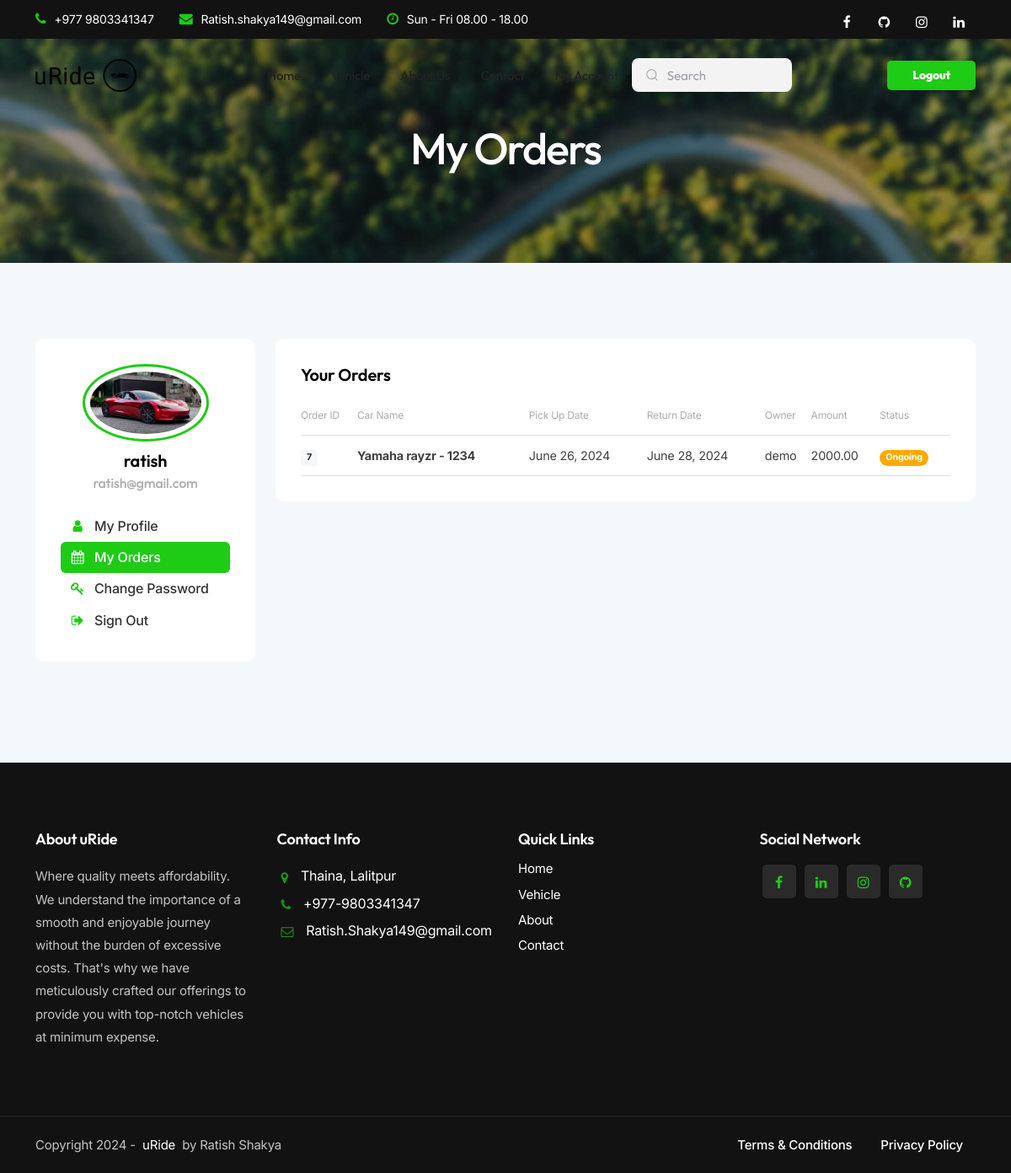
The page /account-booking/ (signed in) on the database as committed earlier.
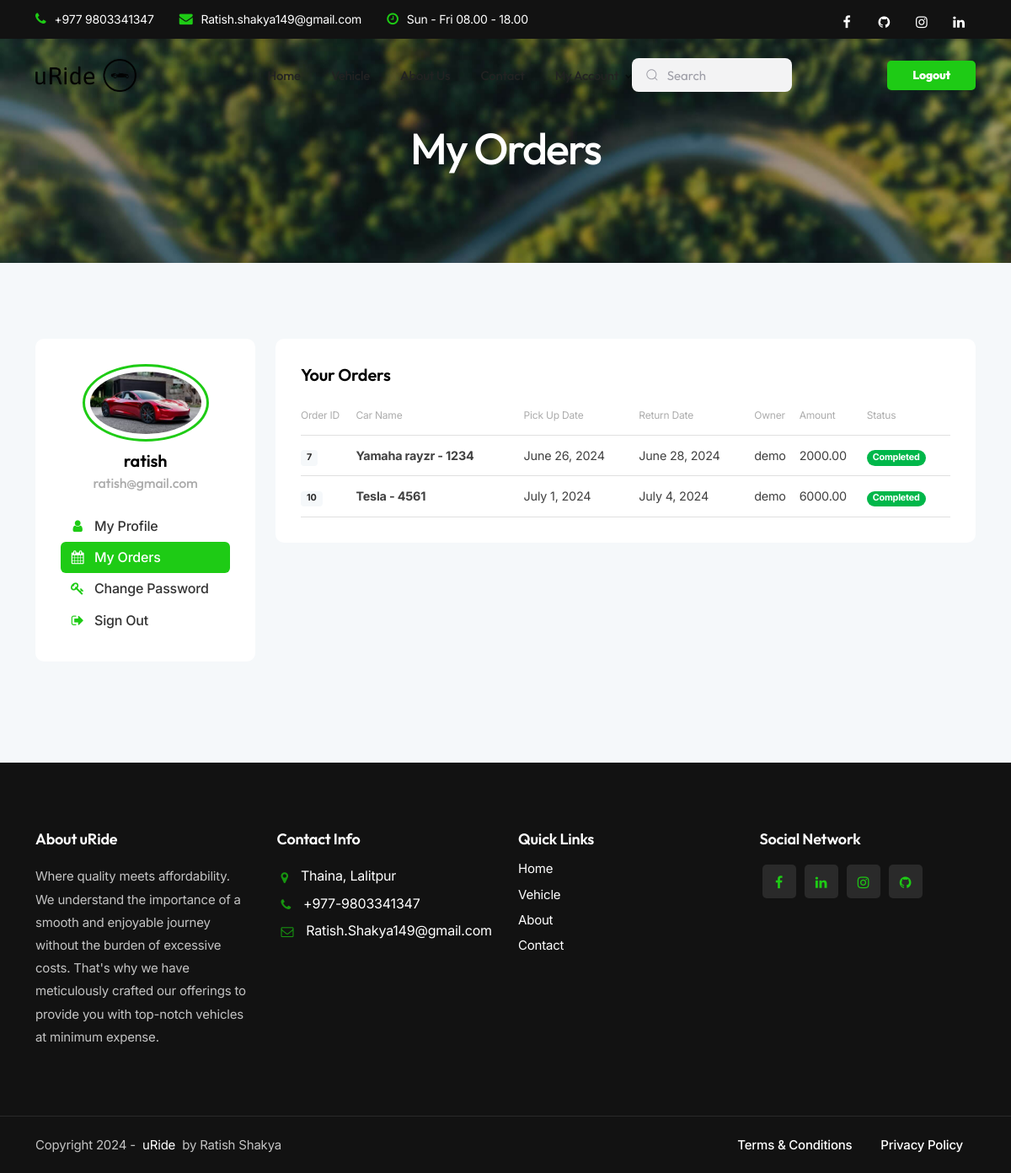
The same page on the database as committed later.
### main/models.py (models this page shows, shortened)
class Profile(models.Model):
    user = models.OneToOneField(User, on_delete=models.CASCADE)
    profile_picture = models.ImageField(upload_to='profile_pictures/', blank=True, null=True)
    full_name = models.CharField(max_length=20, blank=True, null=True)
    phone_number = models.CharField(max_length=10, blank=True, null=True)
    licence_picture = models.ImageField(upload_to='licence_pictures/', blank=True, null=True,default=None)

class User(AbstractUser):
    is_admin = models.BooleanField(default=False)
    is_customer = models.BooleanField(default=True)
    is_owner = models.BooleanField(default=False)
    approved = models.BooleanField(default=True)

class Booking(models.Model):
    vehicle = models.ForeignKey(Vehicle, on_delete=models.CASCADE)
    user=models.ForeignKey(User, on_delete=models.CASCADE)
    pickup_date = models.DateField(auto_now=False, auto_now_add=False)
    return_date = models.DateField(auto_now=False, auto_now_add=False)
    amount = models.CharField(max_length=50)
    status = models.CharField(max_length=20, default='Ongoing')

class Vehicle(models.Model):
    vehicle_name = models.CharField(max_length=20)
    vehicle_description = models.TextField()
    vehicle_number = models.CharField(max_length=10)
    vehicle_type = models.ForeignKey(CarType, on_delete=models.CASCADE)
    vehicle_model = models.ForeignKey(CarModel, on_delete=models.CASCADE)
    vehicle_gear = models.ForeignKey(GearType, on_delete=models.CASCADE, null=True)
    vehicle_color = models.CharField(max_length=20)
    vehicle_front_image = models.ImageField(upload_to='vehicle/vehicle_images/' )
    vehicle_right_image = models.ImageField(upload_to='vehicle/vehicle_images/')
    vehicle_left_image = models.ImageField(upload_to='vehicle/vehicle_images/')
    vehicle_back_image = models.ImageField(upload_to='vehicle/vehicle_images/')
    vehicle_location = models.CharField(max_length=200)
    vehicle_seat = models.IntegerField()
    uploaded_by=models.ForeignKey(User, on_delete=models.CASCADE, related_name='uploaded_by')
    rented_by=models.ForeignKey(User, on_delete=models.CASCADE, related_name='rented_by', null=True,blank=True)
    price_per_day = models.IntegerField()
    isDeleted=models.BooleanField(default=False)
    available = models.BooleanField(default=True)
    approved = models.BooleanField(default=False)

### main/decorators.py (the view)
    def wrapper_func(request, *args, **kwargs):
        if request.user.is_authenticated and request.user.is_customer:
            return view_func(request, *args, **kwargs)
        else:
            return redirect('auth_denied')

### main/templates/pages/customer/account-booking.html (shortened to what this page needs)
{% extends "pages/customer/profile_base.html" %}
{% block profile_title %}
My Orders
{% endblock profile_title %}
{% block profile_content %}
                        <div class="col-lg-9">
                            <div class="card padding30 rounded-5 mb25">
                                <h4>Your Orders</h4>
                                <table class="table de-table">
                                  <thead>
                                    <tr>
                                      <th scope="col"><span class="fs-12 text-gray">Order ID</span></th>
                                      <th scope="col"><span class="fs-12 text-gray">Car Name</span></th>
                                      <th scope="col"><span class="fs-12 text-gray">Pick Up Date</span></th>
                                      <th scope="col"><span class="fs-12 text-gray">Return Date</span></th>
                                      <th scope="col"><span class="fs-12 text-gray">Owner</span></th>
                                      <th scope="col"><span class="fs-12 text-gray">Amount</span></th>
                                      <th scope="col"><span class="fs-12 text-gray">Status</span></th>
                                    </tr>
                                  </thead>
                                  <tbody>
                                    {% for i in vehicle %}
                                    <tr>
                                      <td><span class="d-lg-none d-sm-block">Order ID</span><div class="badge bg-gray-100 text-dark">{{i.id}}</div></td>
                                      <td><span class="d-lg-none d-sm-block">Car Name</span><span class="bold">{{i.vehicle.vehicle_name}} - {{i.vehicle.vehicle_number}}</span></td>
                                      <td><span class="d-lg-none d-sm-block">Pick Up Date</span>{{i.pickup_date}}</td>
                                      <td><span class="d-lg-none d-sm-block">Return Date</span>{{i.return_date}}</td>
                                      <td><span class="d-lg-none d-sm-block">Owner</span>{{i.vehicle.uploaded_by}}</td>
                                      <td><span class="d-lg-none d-sm-block">Amount</span>{{i.amount}}</td>
                                        {% if i.status == "Ongoing" %}
                                        <td><div class="badge rounded-pill bg-warning">Ongoing</div></td>
                                        {% elif i.status == "Completed" %}
                                      <td><div class="badge rounded-pill bg-success">Completed</div></td>
                                        {% endif %}
                                    </tr>
                                    {% endfor %}
                                  </tbody>
                                </table>
                            </div>
                        </div>
                    </div>
                </div>
            </section>
        </div>
        {% endblock profile_content %}

### main/templates/pages/customer/profile_base.html (shortened to what this page needs)
{% extends "base.html" %}
{% load static %}
{% block content %}
<div class="no-bottom no-top zebra" id="content">
    <section id="subheader" class="jarallax text-light">
        <img src="{% static 'images/background/14.jpg' %} " class="jarallax-img" alt="">
        <div class="center-y relative text-center">
            <div class="container">
                <div class="row">
                    <div class="col-md-12 text-center">
                        <h1>
                            {% block profile_title %}
                            {% endblock profile_title %}
                            </h1>
                    </div>
                </div>
            </div>
        </div>
    </section>
    <section id="section-settings" class="bg-gray-100">
        <div class="container">
            <div class="row">
                <div class="col-lg-3 mb30">
                    <div class="card padding30 rounded-5">
                        <div class="profile_avatar">
                            {% if profile.profile_picture %}
                            <div class="profile_img">
                                <img src="{{profile.profile_picture.url}}" alt="">
                            </div>
                            {% else %}
                            <div class="profile_img">
                                <img src="{% static 'images/profile/1.jpg' %}" alt="">
                            </div>
                            {% endif %}
                            <div class="profile_name">
                                <h4>
                                    {{user.username}}
                                    <span class="profile_username text-gray">{{user.email}}</span>
                                </h4>
                            </div>
                        </div>
                        <div class="spacer-20"></div>
                        <ul class="menu-col">
                            <li><a href="{% url 'customer_profile' %}" class=""><i class="fa fa-user"></i>My
                                    Profile</a></li>
                            <li><a href="{% url 'account_booking' %}" class="{% if request.path == '/account-booking/' %}
                                active
                              {% endif %}"><i class="fa fa-calendar"></i>My Orders</a></li>
                              <li><a href="{% url 'change_password' %}" class=""><i class="fa fa-key"></i>Change Password</a></li>
                            <li><a href="{% url 'logout' %}"><i class="fa fa-sign-out"></i>Sign Out</a></li>
                        </ul>
                    </div>
                </div>
                {% block profile_content %}
                {% endblock profile_content %}
            </div>
    {% endblock content %}

### main/templates/base.html (shortened to what this page needs)
{% load static %}
<!DOCTYPE html>
<html lang="zxx">
<head>
  <link href="{% static 'css/bootstrap.min.css' %} " rel="stylesheet" type="text/css" id="bootstrap" />
  <link href="{% static 'css/mdb.min.css' %}" rel="stylesheet" type="text/css" id="mdb" />
  <link href="{% static 'css/plugins.css' %}" rel="stylesheet" type="text/css" />
  <link href="{% static 'css/style.css' %}" rel="stylesheet" type="text/css" />
  <link href="{% static 'css/coloring.css' %}" rel="stylesheet" type="text/css" />
  <link href="{% static 'css/search.css' %}" rel="stylesheet" type="text/css" />
  <link id="colors" href="{% static 'css/colors/scheme-01.css' %}" rel="stylesheet" type="text/css" />
</head>
<body>
  <div id="wrapper">
    <header class="transparent header-light scroll-light has-topbar">
      <div id="topbar" class="topbar-dark text-light">
        <div class="container">
          <div class="topbar-left xs-hide">
            <div class="topbar-widget">
              <div class="topbar-widget">
                <a href="tel:9803341347" target="_blank"><i class="fa fa-phone"></i>+977 9803341347</a>
              </div>
              <div class="topbar-widget">
                <a href="mailto:Ratish.shakya149@gmail.com" target="_blank"><i class="fa fa-envelope"></i>Ratish.shakya149@gmail.com</a>
              </div>
              <div class="topbar-widget">
                <a><i class="fa fa-clock-o"></i>Sun - Fri 08.00 - 18.00</a>
              </div>
            </div>
          </div>
          <div class="topbar-right">
            <div class="social-icons">
              <a href="https://www.facebook.com/newar.kto.123276"><i class="fa fa-facebook fa-lg"></i></a>
              <a href="https://github.com/Ratish149"><i class="fa fa-github fa-lg"></i></a>
              <a href="https://www.instagram.com/_ratish_347__/"><i class="fa fa-instagram fa-lg"></i></a>
              <a href="https://www.linkedin.com/in/ratish-shakya-3ba780306/"><i class="fa fa-linkedin fa-lg"></i></a>
            </div>
          </div>
          <div class="clearfix"></div>
        </div>
      </div>
      <div class="container">
        <div class="row">
          <div class="col-md-12">
            <div class="de-flex sm-pt10">
              <div class="de-flex-col">
                <div class="de-flex-col">
                  <div id="logo">
                    <a href="{% url 'home' %}">
                      <img class="logo-2" src="{% static 'images/logo.png' %}" alt="" />
                    </a>
                  </div>
                </div>
              </div>
              <div class="de-flex-col header-col-mid">
                <ul id="mainmenu">
                  <li>
                    <a class="menu-item" href="{% url 'home' %}">Home</a>
                  </li>
                  <li>
                    <a class="menu-item" href="{% url 'cars' %}">Vehicle</a>
                  </li>
                  <li>
                    <a class="menu-item" href="{% url 'about' %}">About Us</a>
                  </li>
                  <li>
                    <a class="menu-item" href="{% url 'contact' %}">Contact</a>
                  </li>
                  {% if user.is_authenticated %}
                    {% if request.user.is_owner %}
                    <li>
                      <a class="menu-item" href="{% url 'owner_profile' %}">My Account</a>
                    </li>
                    {% elif request.user.is_customer %}
                    <li>
                      <a class="menu-item" href="{% url 'customer_profile' %}">My Account</a>
                    </li>
                    {% elif request.user.is_admin %}
                    <li>
                      <a class="menu-item" href="{% url 'admin_profile' %}">My Account</a>
                    </li>
                    {% endif %}
                  {% endif %}
                  <li>
                    <form action="{% url 'cars' %}" method="GET">
                    <div class="group menu-item">
                      <input name="searched_text" placeholder="Search" type="search" class="input">
                    </div>
                   </form>
                  </li>
                </ul>
            </div>
              <div class="de-flex-col">
                <div class="menu_side_area">
                {% if request.user.is_authenticated %}
                <a href="{% url 'logout' %}" class="btn-main">Logout</a>
                {% endif %}
                </div>
            </div>
            </div>
          </div>
        </div>
      </div>
    </header>
    {% block content %} {% endblock content %}
    <footer class="text-light">
      <div class="container">
        <div class="row g-custom-x">
          <div class="col-lg-3">
            <div class="widget">
              <h5>About uRide</h5>
              <p>
                Where quality meets affordability. We understand the
                importance of a smooth and enjoyable journey without the
                burden of excessive costs. That's why we have meticulously
                crafted our offerings to provide you with top-notch vehicles
                at minimum expense.
              </p>
            </div>
          </div>
          <div class="col-lg-3">
            <div class="widget">
              <h5>Contact Info</h5>
              <address class="s1">
                <span><i class="id-color fa fa-map-marker fa-lg"></i><a href="https://maps.app.goo.gl/g9PHBJvURpCyHbiXA" target="_blank" >Thaina, Lalitpur</a></span>
                <span><i class="id-color fa fa-phone fa-lg"></i><a href="tel:+977-9803341347">+977-9803341347</a></span>
                <span><i class="id-color fa fa-envelope-o fa-lg"></i><a
                    href="mailto:contact@example.com" target="_blank" >Ratish.Shakya149@gmail.com</a></span>
              </address>
            </div>
          </div>
          <div class="col-lg-3">
            <h5>Quick Links</h5>
            <div class="row">
              <div class="col-lg-6">
                <div class="widget">
                  <ul>
                    <li><a href="{% url 'home' %}">Home</a></li>
                    <li><a href="{% url 'cars' %}">Vehicle</a></li>
                    <li><a href="{% url 'about' %}">About</a></li>
                    <li><a href="{% url 'contact' %}">Contact</a></li>
                  </ul>
                </div>
              </div>
            </div>
          </div>
          <div class="col-lg-3">
            <div class="widget">
              <h5>Social Network</h5>
              <div class="social-icons">
                <a href="https://www.facebook.com/newar.kto.123276"><i class="fa fa-facebook fa-lg"></i></a>
                <a href="https://www.linkedin.com/in/ratish-shakya-3ba780306/"><i class="fa fa-linkedin fa-lg"></i></a>
                <a href="https://www.instagram.com/_ratish_347__/"><i class="fa fa-instagram fa-lg"></i></a>
                <a href="https://github.com/Ratish149"><i class="fa fa-github fa-lg"></i></a>
              </div>
            </div>
          </div>
        </div>
      </div>
      <div class="subfooter">
        <div class="container">
          <div class="row">
            <div class="col-md-12">
              <div class="de-flex">
                <div class="de-flex-col">
                    Copyright 2024 - &nbsp;<a href="{% url 'home' %}">uRide </a> &nbsp; by Ratish Shakya
                </div>
                <ul class="menu-simple">
                  <li><a href="#">Terms &amp; Conditions</a></li>
                  <li><a href="#">Privacy Policy</a></li>
                </ul>
              </div>
            </div>
          </div>
        </div>
      </div>
    </footer>
</body>
</html>

Rows that differ between the two databases and show on the page:
changed Booking "June 26, 2024": status "Ongoing" → "Completed"
added Booking: id "10", vehicle.vehicle_name "Tesla", vehicle.vehicle_number "4561", pickup_date "July 1, 2024", return_date "July 4, 2024", vehicle.uploaded_by "demo", amount "6000.00", status "Completed"
